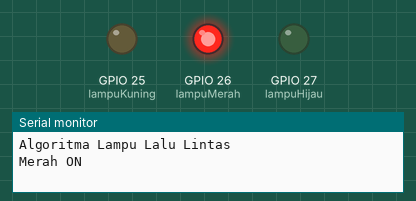
The sketch below on a simulated ESP32. On the bench: output pins drawn as LEDs (lit = HIGH), the last lines printed to the serial monitor.

Above: at 1.5 s.
At 3.5 s:
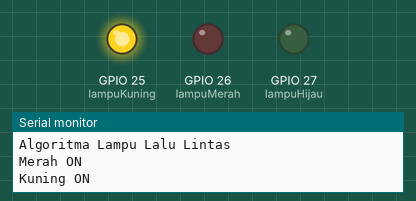
At 5.0 s:
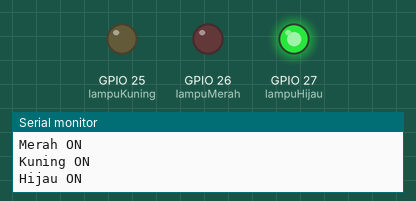
Timing chart, 0 to 7.8 s (numbered marks = the images above):
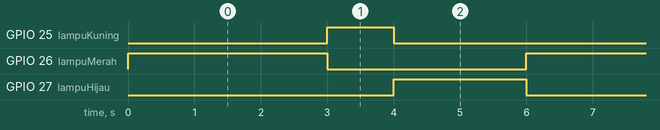

Measured:
- by itself, GPIO 25 (lampuKuning): alternates HIGH for 1.0 s and LOW for 5.0 s
- by itself, GPIO 26 (lampuMerah): alternates HIGH for 3.0 s and LOW for 3.0 s
- by itself, GPIO 27 (lampuHijau): alternates HIGH for 2.0 s and LOW for 4.0 s

The sketch:

Praktik_Real_Hardware_ESP32__LED.ino
```cpp
#include <Arduino.h>  // Wajib untuk PlatformIO + ESP32

// Deklarasi pin lampu lalu lintas
int lampuMerah = 26;
int lampuKuning = 25;
int lampuHijau = 27;

void setup() {
    Serial.begin(115200);
    Serial.println("Algoritma Lampu Lalu Lintas");

    // Atur pin sebagai OUTPUT
    pinMode(lampuMerah, OUTPUT);
    pinMode(lampuKuning, OUTPUT);
    pinMode(lampuHijau, OUTPUT);
}

void loop() {
    // Lampu Merah ON
    digitalWrite(lampuMerah, HIGH);
    digitalWrite(lampuKuning, LOW);
    digitalWrite(lampuHijau, LOW);
    Serial.println("Merah ON");
    delay(3000);

    // Lampu Kuning ON
    digitalWrite(lampuMerah, LOW);
    digitalWrite(lampuKuning, HIGH);
    digitalWrite(lampuHijau, LOW);
    Serial.println("Kuning ON");
    delay(1000);

    // Lampu Hijau ON
    digitalWrite(lampuMerah, LOW);
    digitalWrite(lampuKuning, LOW);
    digitalWrite(lampuHijau, HIGH);
    Serial.println("Hijau ON");
    delay(2000);
}
```
